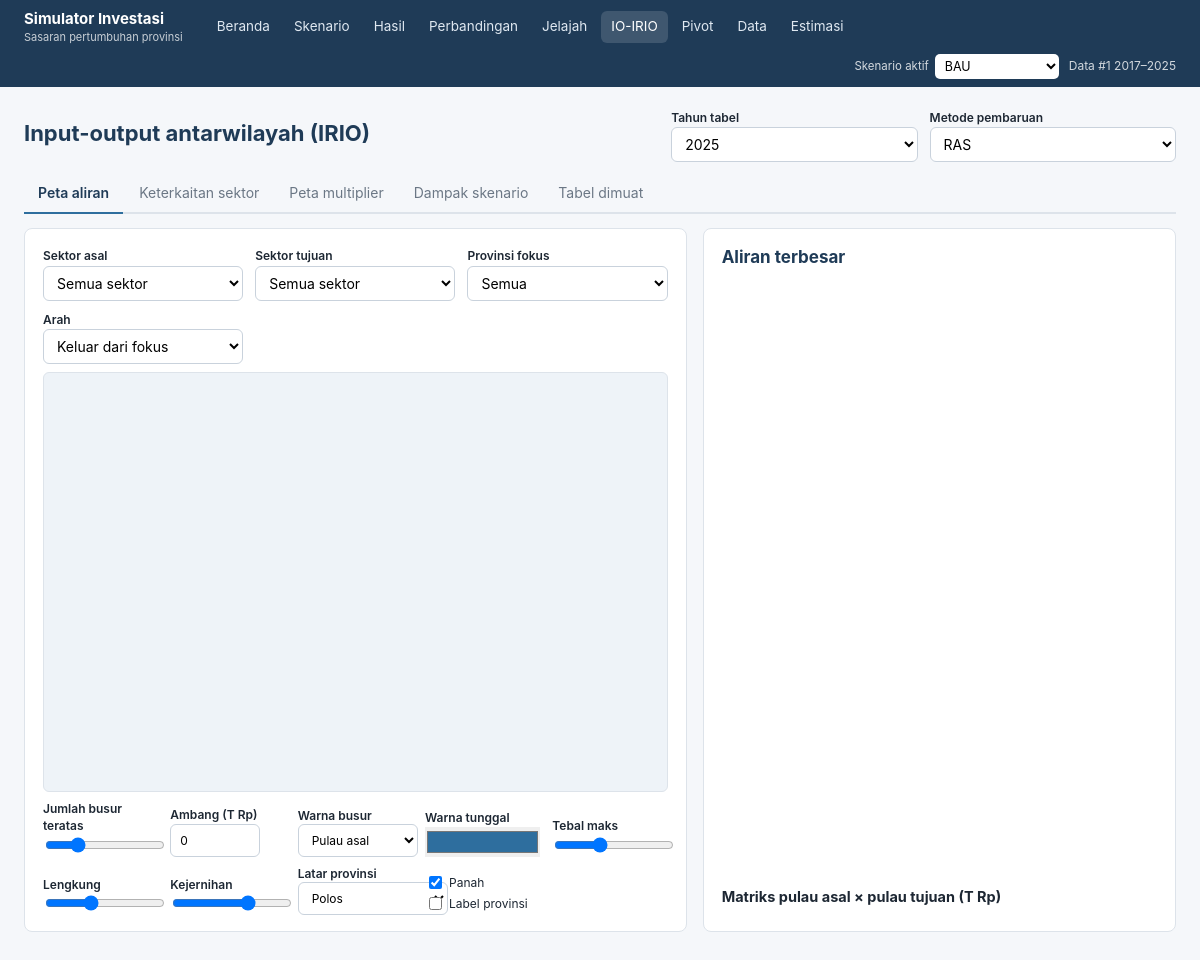
/io/, run on the app's committed database.
### datapanel/models.py (models this page shows, shortened)
class VersiData(models.Model):
    class Status(models.TextChoices):
        DRAF = "draf", "Draf (menunggu konfirmasi)"
        SIAP = "siap", "Siap dipakai"
        AKTIF = "aktif", "Aktif"
        ARSIP = "arsip", "Arsip"
        GAGAL = "gagal", "Gagal validasi"
    class Sumber(models.TextChoices):
        AWAL = "awal", "Dataset awal tim"
        UNGGAH = "unggah", "Unggahan baru"
        PEMBARUAN = "pembaruan", "Pembaruan atas versi lain"
        EDIT = "edit", "Suntingan manual"
    nama = models.CharField(max_length=120)
    keterangan = models.TextField(blank=True)
    sumber = models.CharField(max_length=12, choices=Sumber.choices, default=Sumber.UNGGAH)
    status = models.CharField(max_length=8, choices=Status.choices, default=Status.DRAF)
    induk = models.ForeignKey("self", null=True, blank=True, on_delete=models.SET_NULL,
                              related_name="turunan")
    berkas = models.FileField(upload_to="unggahan/%Y%m/", blank=True)
    nama_berkas = models.CharField(max_length=255, blank=True)
    opsi_pembersihan = models.JSONField(default=dict, blank=True)
    laporan = models.JSONField(default=list, blank=True)
    ringkasan = models.JSONField(default=dict, blank=True)
    tahun_awal = models.PositiveSmallIntegerField(null=True, blank=True)
    tahun_akhir = models.PositiveSmallIntegerField(null=True, blank=True)
    n_baris = models.PositiveIntegerField(default=0)
    pangsa_pemekaran = models.JSONField(default=dict, blank=True)
    dibuat = models.DateTimeField(auto_now_add=True)
    dibuat_oleh = models.ForeignKey(settings.AUTH_USER_MODEL, null=True, blank=True,
                                    on_delete=models.SET_NULL)
    class Meta:
        ordering = ["-dibuat"]
        verbose_name_plural = "versi data"
    @classmethod
    def aktif(cls):
        return cls.objects.filter(status=cls.Status.AKTIF).first()

### io_irio/models.py (models this page shows, shortened)
class TabelIO(models.Model):
    class Jenis(models.TextChoices):
        IRIO = "irio", "IRIO 34 provinsi × 17 sektor"
        NASIONAL = "nasional", "IO nasional 17 sektor"
        PMTB = "pmtb", "Komposisi PMTB provinsi (IO provinsi 2016)"
    jenis = models.CharField(max_length=10, choices=Jenis.choices)
    tahun = models.PositiveSmallIntegerField()
    metode = models.CharField(max_length=16, blank=True, help_text="RAS atau CE (cross entropy)")
    berkas = models.FileField(upload_to="io/")
    sumber = models.CharField(max_length=400, blank=True)
    ringkasan = models.JSONField(default=dict, blank=True)
    dimuat = models.DateTimeField(auto_now=True)
    class Meta:
        ordering = ["jenis", "-tahun", "metode"]
        constraints = [models.UniqueConstraint(fields=["jenis", "tahun", "metode"], name="io_unik")]
        verbose_name = "tabel IO"
        verbose_name_plural = "tabel IO"
    @property
    def label(self):
        return f"{self.tahun} {self.metode}".strip()

### io_irio/views.py (the view)
# urls.py: path("", views.beranda, name="beranda"),
def beranda(request):
    semua = list(TabelIO.objects.all())
    irio = [t for t in semua if t.jenis == TabelIO.Jenis.IRIO]
    sk = aktif.ambil(request)
    return render(request, "io_irio/beranda.html", {
        "tabel": semua, "ada": bool(irio),
        "tahun_irio": sorted({t.tahun for t in irio}),
        "tahun_nas": sorted({t.tahun for t in semua if t.jenis == TabelIO.Jenis.NASIONAL}),
        "metode": sorted({t.metode for t in irio}),
        "sektor": A.label_sektor(),
        "wilayah": A.label_wilayah(KODE_PROVINSI),
        "pulau": PULAU,
        "skenario": Skenario.objects.filter(hasil__isnull=False).order_by("kelompok", "templat", "nama"),
        "sk": sk,
        "jembatan": TabelIO.objects.filter(jenis=TabelIO.Jenis.PMTB).first(),
    })

### datapanel/context_processors.py (called while the page is built)
def versi_aktif(request):
    return {"versi_aktif": VersiData.aktif(), "nama_provinsi": _NAMA}

### datapanel/templatetags/format_id.py (called while the page is built)
def _id(nilai, digit):
    s = f"{nilai:,.{digit}f}"
    return s.replace(",", "\0").replace(".", ",").replace("\0", ".")

@register.filter
def angka(nilai, digit=1):
    try:
        v = float(nilai)
    except (TypeError, ValueError):
        return "–"
    if math.isnan(v):
        return "–"
    return _id(v, int(digit))

### io_irio/analisis.py (called while the page is built)
def label_sektor():
    return [{"kode": s, "nama": NAMA_SEKTOR[s]} for s in KODE_SEKTOR]

def label_wilayah(wil):
    return [{"kode": k, "nama": NAMA_PROVINSI[k], "pulau": PULAU_PROVINSI[k]} for k in wil]

### simulasi/aktif.py (called while the page is built)
def ambil(request):
    pk = request.session.get(KUNCI)
    qs = Skenario.objects.filter(hasil__isnull=False).select_related("hasil", "versi_data")
    sk = qs.filter(pk=pk).first() if pk else None
    if sk is None:
        sk = qs.filter(kelompok=Skenario.Kelompok.BAWAAN, templat="P0").first() or qs.order_by("-diubah").first()
    return sk

def grup():
    semua = list(Skenario.objects.only("pk", "nama", "singkat", "kelompok", "templat", "status").order_by("templat", "nama"))
    return [("Default", [s for s in semua if s.kelompok == Skenario.Kelompok.BAWAAN]),
            ("Kustom", [s for s in semua if s.kelompok != Skenario.Kelompok.BAWAAN])]

### simulasi/context_processors.py (called while the page is built)
def skenario_aktif(request):
    if request.path.startswith(("/admin/", "/static/")):
        return {}
    return {"sk_aktif": aktif.ambil(request), "sk_grup": aktif.grup(),
            "di_hasil": bool(re.match(r"^/skenario/\d+/$", request.path))}

### simulasi/models.py (called while the page is built)
    @property
    def label(self):
        return self.singkat or self.nama

    @property
    def bawaan(self):
        return self.kelompok == self.Kelompok.BAWAAN

### simulator/akses.py (called while the page is built, shortened)
    def __call__(self, request):
        return self.get_response(request)

### templates/io_irio/beranda.html (shortened to what this page needs)
{% extends "base.html" %}
{% load static format_id %}
{% block isi %}
<div class="pilih-baris" style="justify-content:space-between;align-items:center;margin-bottom:12px">
  <h1 style="margin:0">Input-output antarwilayah (IRIO)</h1>
  {% if ada %}
  <div class="kontrol" style="min-width:300px">
    <div><label class="kecil">Tahun tabel</label><select id="io-tahun">{% for t in tahun_irio %}<option {% if forloop.last %}selected{% endif %}>{{ t }}</option>{% endfor %}</select></div>
    <div><label class="kecil">Metode pembaruan</label><select id="io-metode">{% for m in metode %}<option value="{{ m }}" {% if m == "RAS" %}selected{% endif %}>{% if m == "CE" %}Cross entropy{% else %}{{ m }}{% endif %}</option>{% endfor %}</select></div>
  </div>
  {% endif %}
</div>
{% if not ada %}
<div class="kartu sorot">Belum ada tabel IO yang dimuat. Jalankan <code>python manage.py muat_io</code> atau
  <form method="post" action="{% url 'io:muat_ulang' %}" style="display:inline">{% csrf_token %}<button class="btn kecil">muat sekarang</button></form> (sekitar 30 detik).</div>
{% else %}
<div class="tab" data-grup="io">
  <button data-tab="io-aliran" class="aktif">Peta aliran</button>
  <button data-tab="io-kait">Keterkaitan sektor</button>
  <button data-tab="io-peta">Peta multiplier</button>
  <button data-tab="io-dampak">Dampak skenario</button>
  <button data-tab="io-tabel">Tabel dimuat</button>
</div>
<div class="panel-tab aktif" id="io-aliran" data-grup="io">
  <div class="grid g-7-5">
    <div class="kartu">
      <div class="kontrol" style="margin-bottom:8px">
        <div><label class="kecil">Sektor asal</label><select id="al-asal"><option value="">Semua sektor</option>{% for s in sektor %}<option value="{{ s.kode }}">{{ s.kode }} · {{ s.nama }}</option>{% endfor %}</select></div>
        <div><label class="kecil">Sektor tujuan</label><select id="al-tujuan"><option value="">Semua sektor</option>{% for s in sektor %}<option value="{{ s.kode }}">{{ s.kode }} · {{ s.nama }}</option>{% endfor %}</select></div>
        <div><label class="kecil">Provinsi fokus</label><select id="al-fokus"><option value="">Semua</option>{% for w in wilayah %}<option value="{{ w.kode }}">{{ w.nama }}</option>{% endfor %}</select></div>
        <div style="min-width:120px"><label class="kecil">Arah</label><select id="al-arah"><option value="keluar">Keluar dari fokus</option><option value="masuk">Masuk ke fokus</option><option value="dua">Dua arah</option></select></div>
      </div>
      <div id="peta-aliran" class="peta" style="height:420px"></div>
      <div class="kontrol rapat kecil" style="margin-top:8px">
        <div style="min-width:120px"><label class="kecil">Jumlah busur teratas</label><input type="range" id="al-n" min="5" max="150" value="40"></div>
        <div style="min-width:120px"><label class="kecil">Ambang (T Rp)</label><input type="number" id="al-ambang" value="0" step="any" min="0" style="width:90px"></div>
        <div style="min-width:120px"><label class="kecil">Warna busur</label><select id="al-warna"><option value="pulau">Pulau asal</option></select></div>
        <div><label class="kecil">Warna tunggal</label><input type="color" id="al-warna-1" value="#2e6e9e" style="width:100%;height:30px;padding:0;border:0"></div>
        <div style="min-width:120px"><label class="kecil">Tebal maks</label><input type="range" id="al-tebal" min="2" max="24" value="10"></div>
        <div style="min-width:120px"><label class="kecil">Lengkung</label><input type="range" id="al-lengkung" min="0" max="60" value="22"></div>
        <div style="min-width:120px"><label class="kecil">Kejernihan</label><input type="range" id="al-opasitas" min="15" max="100" value="70"></div>
        <div style="min-width:150px"><label class="kecil">Latar provinsi</label><select id="al-latar"><option value="">Polos</option></select></div>
        <div><label class="kecil" style="display:flex;gap:4px;align-items:center;font-weight:400"><input type="checkbox" id="al-panah" checked> Panah</label>
        <label class="kecil" style="display:flex;gap:4px;align-items:center;font-weight:400"><input type="checkbox" id="al-label"> Label provinsi</label></div>
      </div>
    </div>
    <div class="kartu">
      <h2 id="al-judul">Aliran terbesar</h2>
      <div class="isi-sisa"><div id="al-daftar"></div></div>
      <h3 style="margin-top:12px">Matriks pulau asal × pulau tujuan (T Rp)</h3>
    </div>
  </div>
</div>
      {% regroup tabel by get_jenis_display as grup %}
{% endif %}
{% endblock %}

### templates/base.html (shortened to what this page needs)
{% load static %}<!doctype html>
<html lang="id">
<head>
  <link rel="stylesheet" href="{% static 'vendor/leaflet/leaflet.css' %}">
  <link rel="stylesheet" href="{% static 'css/app.css' %}">
</head>
<body>
<header class="atas">
  <a class="merek" href="{% url 'beranda' %}">Simulator Investasi<small>Sasaran pertumbuhan provinsi</small></a>
  {% with p=request.path %}
  <nav>
    <a href="{% url 'beranda' %}" class="{% if p == '/' %}aktif{% endif %}">Beranda</a>
    <a href="{% url 'simulasi:daftar' %}" class="{% if p == '/skenario/' or '/edit/' in p or '/baru/' in p or '/asumsi/' in p %}aktif{% endif %}">Skenario</a>
    <a href="{% url 'simulasi:hasil_aktif' %}" class="{% if di_hasil %}aktif{% endif %}">Hasil</a>
    <a href="{% url 'simulasi:bandingkan' %}" class="{% if 'bandingkan' in p %}aktif{% endif %}">Perbandingan</a>
    <a href="{% url 'datapanel:penjelajah' %}" class="{% if '/jelajah/' in p %}aktif{% endif %}">Jelajah</a>
    <a href="{% url 'io:beranda' %}" class="{% if p|slice:':4' == '/io/' %}aktif{% endif %}">IO-IRIO</a>
    <a href="{% url 'pivot' %}" class="{% if p|slice:':7' == '/pivot/' %}aktif{% endif %}">Pivot</a>
    <a href="{% url 'datapanel:daftar_versi' %}" class="{% if '/data/' in p and '/jelajah/' not in p %}aktif{% endif %}">Data</a>
    <a href="{% url 'estimasi:daftar' %}" class="{% if '/estimasi/' in p %}aktif{% endif %}">Estimasi</a>
  </nav>
  {% endwith %}
  <div class="versi">
    {% if sk_grup %}
    <form class="pilih-aktif" method="post" action="{% url 'simulasi:aktif' %}">{% csrf_token %}
      <label for="pilih-skenario-aktif">Skenario aktif</label>
      <select id="pilih-skenario-aktif" name="pk" onchange="this.form.submit()">
        {% for judul, daftar in sk_grup %}{% if daftar %}<optgroup label="{{ judul }}">
          {% for s in daftar %}<option value="{{ s.pk }}" {% if sk_aktif and s.pk == sk_aktif.pk %}selected{% endif %} >{{ s.label }}</option>{% endfor %}
        </optgroup>{% endif %}{% endfor %}
      </select>
    </form>
    {% endif %}
    <span class="data-aktif">{% if versi_aktif %}Data <a style="color:#fff" href="{% url 'datapanel:detail_versi' versi_aktif.pk %}">#{{ versi_aktif.pk }} {{ versi_aktif.tahun_awal }}–{{ versi_aktif.tahun_akhir }}</a>{% else %}Belum ada data aktif{% endif %}</span>
  </div>
</header>
<main>
  {% block isi %}{% endblock %}
</main>
</body>
</html>

### static/css/app.css (style rules this page uses)
:root { --biru: #1f3b57; --biru-2: #2e6e9e; --biru-muda: #e8f0f7; --hijau: #2e8b57; --merah: #c0392b; --kuning: #f2c94c; --abu: #6b7785; --garis: #dde3ea; --latar: #f5f7fa; --radius: 8px; }
* { box-sizing: border-box; }
body { margin: 0; font-family: -apple-system, 'Segoe UI', Roboto, 'Helvetica Neue', Arial, sans-serif; font-size: 14px; color: #1d2733; background: var(--latar); line-height: 1.45; }
a { color: var(--biru-2); text-decoration: none; }
header.atas { background: var(--biru); color: #fff; display: flex; align-items: center; gap: 8px 24px; flex-wrap: wrap; padding: 8px 24px; min-height: 56px; position: sticky; top: 0; z-index: 2000; }
header.atas .merek { font-weight: 700; font-size: 15px; color: #fff; white-space: nowrap; }
header.atas .merek small { display: block; font-weight: 400; font-size: 11px; opacity: 0.75; }
header.atas nav { display: flex; gap: 4px; flex-wrap: wrap; }
header.atas nav a { color: #dfe8f1; padding: 6px 10px; white-space: nowrap; border-radius: 6px; font-size: 13.5px; }
header.atas nav a.aktif, header.atas nav a:hover { background: rgba(255, 255, 255, 0.14); color: #fff; text-decoration: none; }
header.atas .versi { margin-left: auto; font-size: 12px; white-space: nowrap; display: flex; align-items: center; gap: 10px; }
header.atas .versi .data-aktif { opacity: 0.8; }
header.atas .pilih-aktif { display: flex; align-items: center; gap: 6px; margin: 0; }
header.atas .pilih-aktif label { margin: 0; font-weight: 400; font-size: 11.5px; opacity: 0.8; }
header.atas .pilih-aktif select { width: auto; max-width: 230px; padding: 4px 6px; font-size: 12.5px; border: 0; border-radius: 5px; }
main { max-width: 1320px; margin: 0 auto; padding: 20px 24px 60px; }
h1 { font-size: 22px; margin: 4px 0 14px; color: var(--biru); }
h2 { font-size: 17px; margin: 0 0 12px; color: var(--biru); }
h3 { font-size: 14.5px; margin: 0 0 8px; }
.kartu { background: #fff; border: 1px solid var(--garis); border-radius: var(--radius); padding: 16px 18px; margin-bottom: 16px; }
.grid { display: grid; gap: 16px; }
.g-7-5 { grid-template-columns: 7fr 5fr; }
form label { display: block; font-weight: 600; font-size: 13px; margin-bottom: 4px; }
input[type='text'], input[type='number'], input[type='file'], select, textarea { width: 100%; padding: 7px 9px; border: 1px solid #c9d2dc; border-radius: 6px; font: inherit; background: #fff; }
input[type='checkbox'] { width: auto; }
.peta { height: 430px; border-radius: 6px; background: #eef3f8; border: 1px solid var(--garis); }
.tab { display: flex; gap: 2px; border-bottom: 2px solid var(--garis); margin-bottom: 14px; flex-wrap: wrap; }
.tab button { background: none; border: none; padding: 9px 14px; font: inherit; color: var(--abu); cursor: pointer; border-bottom: 2px solid transparent; margin-bottom: -2px; }
.tab button.aktif { color: var(--biru); border-bottom-color: var(--biru-2); font-weight: 600; }
.panel-tab { display: none; }
.panel-tab.aktif { display: block; }
.kecil { font-size: 12px; }
.pilih-baris { display: flex; gap: 12px; flex-wrap: wrap; align-items: flex-end; }
.pilih-baris > div { min-width: 160px; }
.grid > .kartu { display: flex; flex-direction: column; }
.grid > .kartu > .peta, .grid > .kartu > .grafik { flex: 1 0 auto; }
.grid > .kartu > .isi-sisa { flex: 1 1 0; min-height: 160px; overflow: auto; }
.kontrol { display: grid; grid-template-columns: repeat(auto-fit, minmax(150px, 1fr)); gap: 8px 12px; align-items: end; }
.kontrol.rapat { grid-template-columns: repeat(auto-fit, minmax(110px, 1fr)); }
.kontrol label.kecil { font-weight: 600; margin-bottom: 2px; }
.kontrol input[type='range'] { width: 100%; }

### data on the page
VersiData: pk "1", tahun_awal "2017", tahun_akhir "2025"
TabelIO: metode "RAS"

### other printed values
form field pk "BAU"
form field value "2025"
